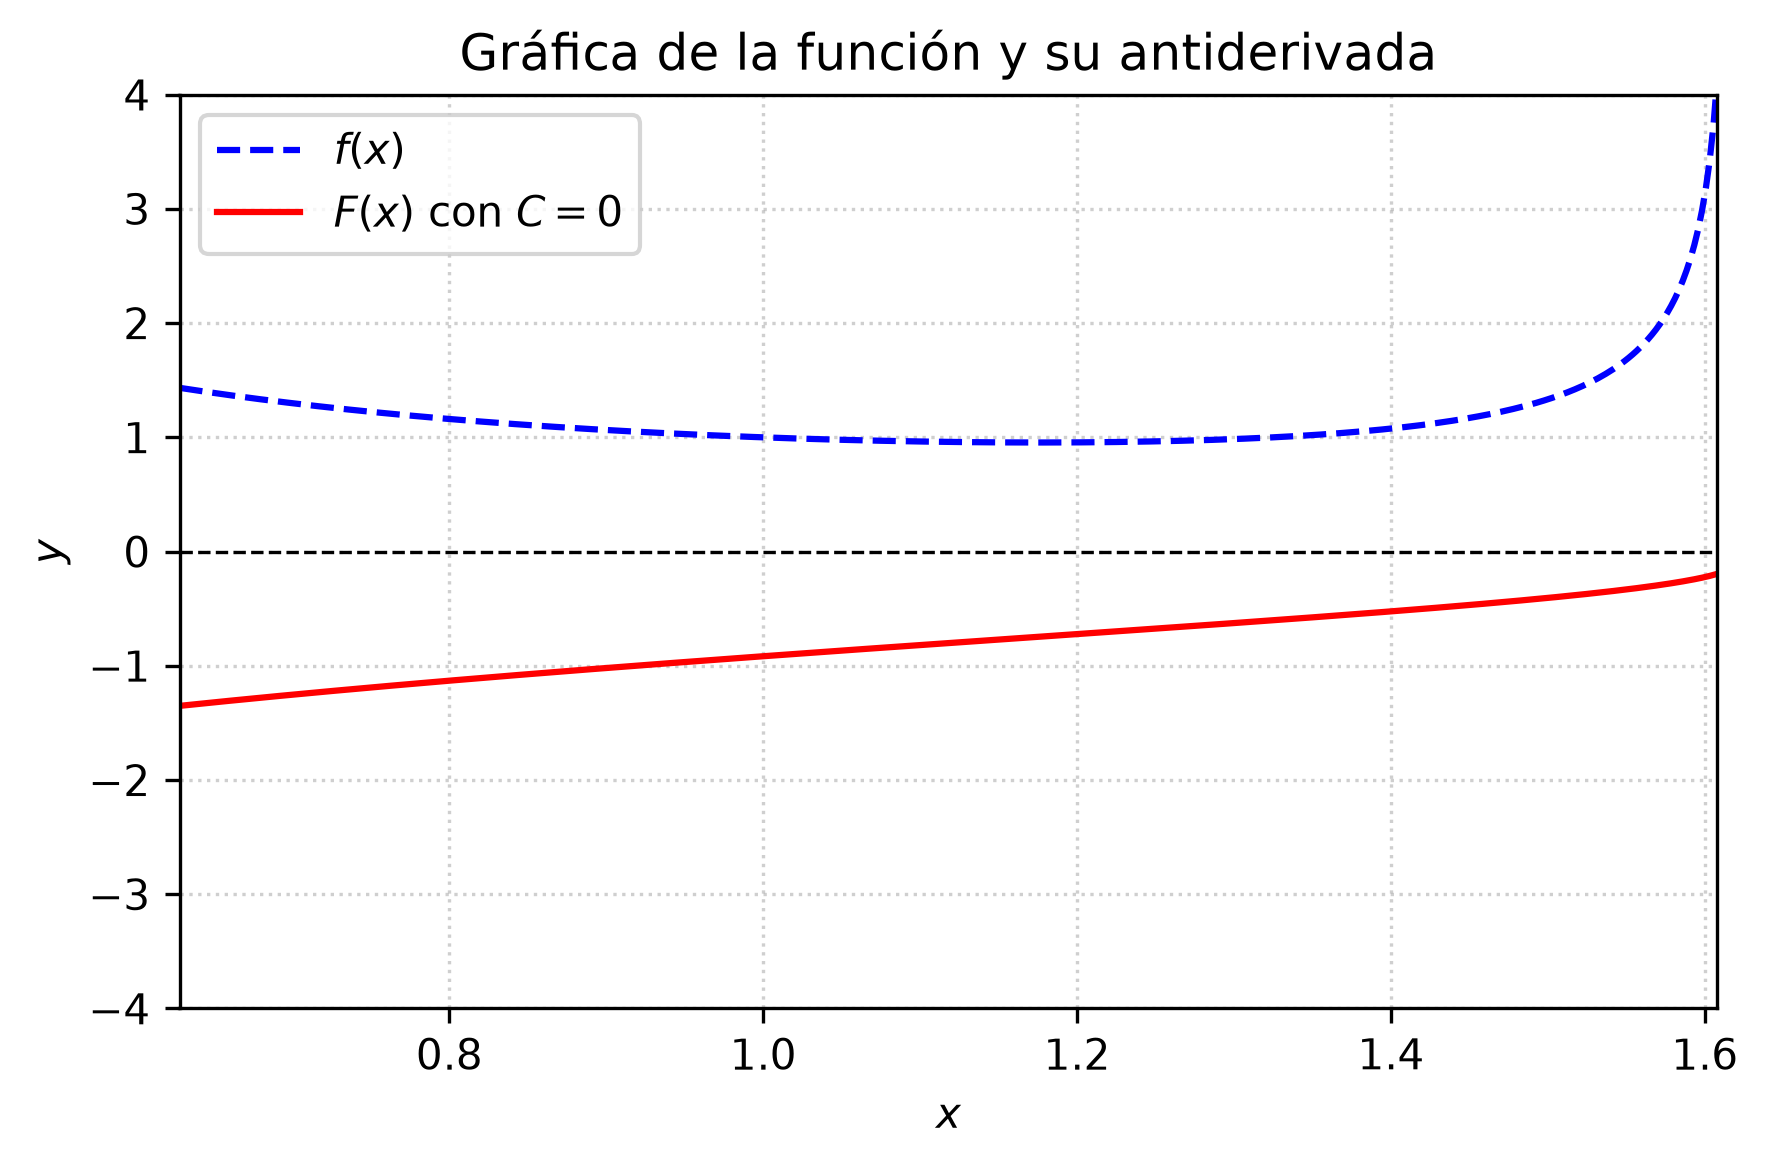

Source code (Python):
import matplotlib
matplotlib.use('Agg')
import numpy as np
import matplotlib.pyplot as plt

# Definir el dominio para x donde la función y la antiderivada son reales
# 1 + x - x^2 > 0 -> raices en (1 - sqrt(5))/2approx -0.618 y (1 + sqrt(5))/2 approx 1.618
x_min = (-1 + np.sqrt(5)) / 2 + 0.01  # Evitar división por cero y raíces negativas
x_max = (1 + np.sqrt(5)) / 2 - 0.01

x = np.linspace(x_min, x_max, 400)

# Función integrando f(x)
f_x = 1 / (x * np.sqrt(1 + x - x**2))

# Antiderivada F(x) con C = 0
# F(x) = -ln | 1/x + 1/2 + sqrt(1/x^2 + 1/x - 1) |
term_inside = 1/x + 0.5 + np.sqrt(1/(x**2) + 1/x - 1)
F_x = -np.log(np.abs(term_inside))

plt.figure(figsize=(6, 4))
plt.plot(x, f_x, label=r'$f(x)$', color='blue', linestyle='--')
plt.plot(x, F_x, label=r'$F(x)$ con $C=0$', color='red')

plt.title('Gráfica de la función y su antiderivada')
plt.xlabel('$x$')
plt.ylabel('$y$')
plt.axhline(0, color='black', linewidth=0.8, linestyle='--')
plt.xlim(x_min, x_max)
plt.ylim(-4, 4)
plt.grid(True, linestyle=':', alpha=0.6)
plt.legend(loc='best')
plt.tight_layout()

plt.savefig(r'semana_05/graficas/SEM05_P13_grafica.png', dpi=300, bbox_inches='tight')
plt.close()
